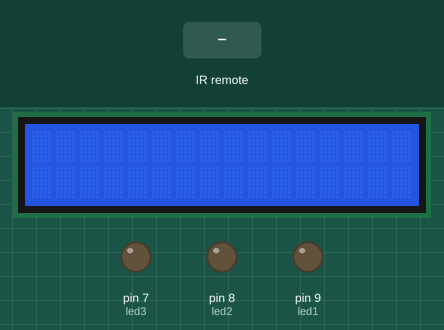
Simulated run of this sketch. Board: Arduino Uno, built with avr-gcc and run on an emulated ATmega328P. Parts: 16×2 character LCD, output pins drawn as LEDs (lit = HIGH). Inputs (shaded band) come from the test bench. What the sketch prints to the serial monitor is not drawn.

Above: at 1.2 s.
1.3 s: infrared code 0xFF30CF received
At 2.5 s:
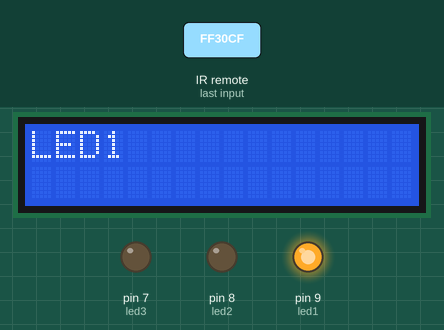
4.3 s: infrared code 0xFFA25D received
At 4.8 s:
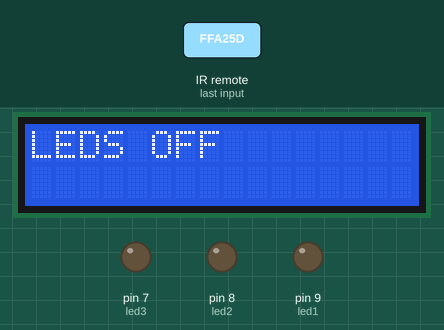
6.8 s: infrared code 0xFF18E7 received
At 7.8 s:
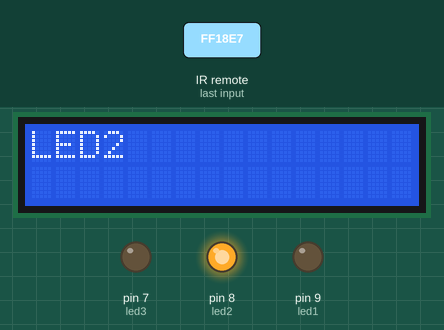
9.8 s: infrared code 0xFF7A85 received
At 10.1 s:
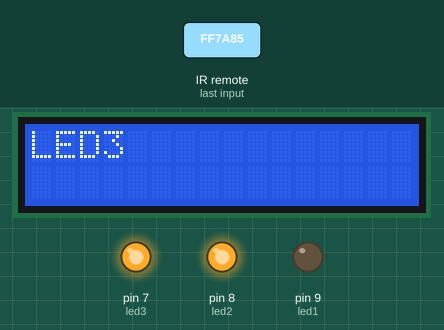
12.8 s: infrared code 0xFF30CF received
At 13.6 s:
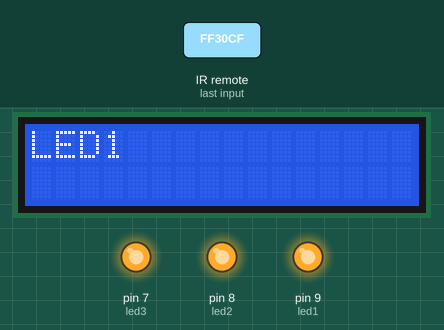
Timing chart, 0 to 15.8 s (numbered marks = the images above; inputs shaded):
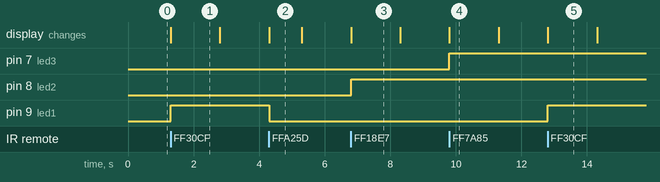

The sketch:

IR.ino
```cpp
#include <LiquidCrystal.h>
#include <IRremote.h>
LiquidCrystal lcd(12,11,5,4,3,2);
int RECV_PIN =10;
IRrecv irrecv(RECV_PIN);
decode_results results;
int led1 = 9;
int led2 = 8;
int led3 = 7;
void setup()
{
Serial.begin(9600);
  lcd.begin(16,2);
irrecv.enableIRIn();
pinMode(led1,OUTPUT);
pinMode(led2,OUTPUT);
pinMode(led3,OUTPUT);
}
void loop()
{
 if(irrecv.decode(&results))
 {
   Serial.println(results.value,DEC);
   irrecv.resume();

   if (results.value ==16724175)
   {
     lcd.clear();
     Serial.println("LED1");
     lcd.print("LED1");
     digitalWrite(led1,HIGH);
     delay(1500);
     lcd.clear();
   }
   if (results.value ==16718055)
   {
     lcd.clear();
     Serial.println("LED2");
     lcd.print("LED2");
   digitalWrite(led2,HIGH);
 delay(1500);
 lcd.clear();}

     if (results.value ==16743045)
   {
     lcd.clear();
     Serial.println("LED3");
     lcd.print("LED3");
   digitalWrite(led3,HIGH);
 delay(1500);
 lcd.clear();}

   if (results.value ==16753245)
   {
     lcd.clear();
     Serial.println("LEDS OFF");
     lcd.print("LEDS OFF");
   digitalWrite(led1,LOW);
 digitalWrite(led2,LOW);
 digitalWrite(led3,LOW);
 delay(1000);
 lcd.clear();}


 }
}
```

Measured:
- after the input at 1.3 s, pin 9 (led1): LOW → HIGH at once; the display: changes at once (image 1)
- after the input at 4.3 s, pin 9 (led1): HIGH → LOW at once; the display: changes at once (image 2)
- after the input at 6.8 s, pin 8 (led2): LOW → HIGH at once; the display: changes at once (image 3)
- after the input at 9.8 s, pin 7 (led3): LOW → HIGH at once; the display: changes at once (image 4)
- after the input at 12.8 s, pin 9 (led1): LOW → HIGH at once; the display: changes at once (image 5)
- what the display in image 1 shows lasts 1.5 s, from 1.3 s to 2.8 s
- what the display in image 2 shows lasts 1.0 s, from 4.3 s to 5.3 s
